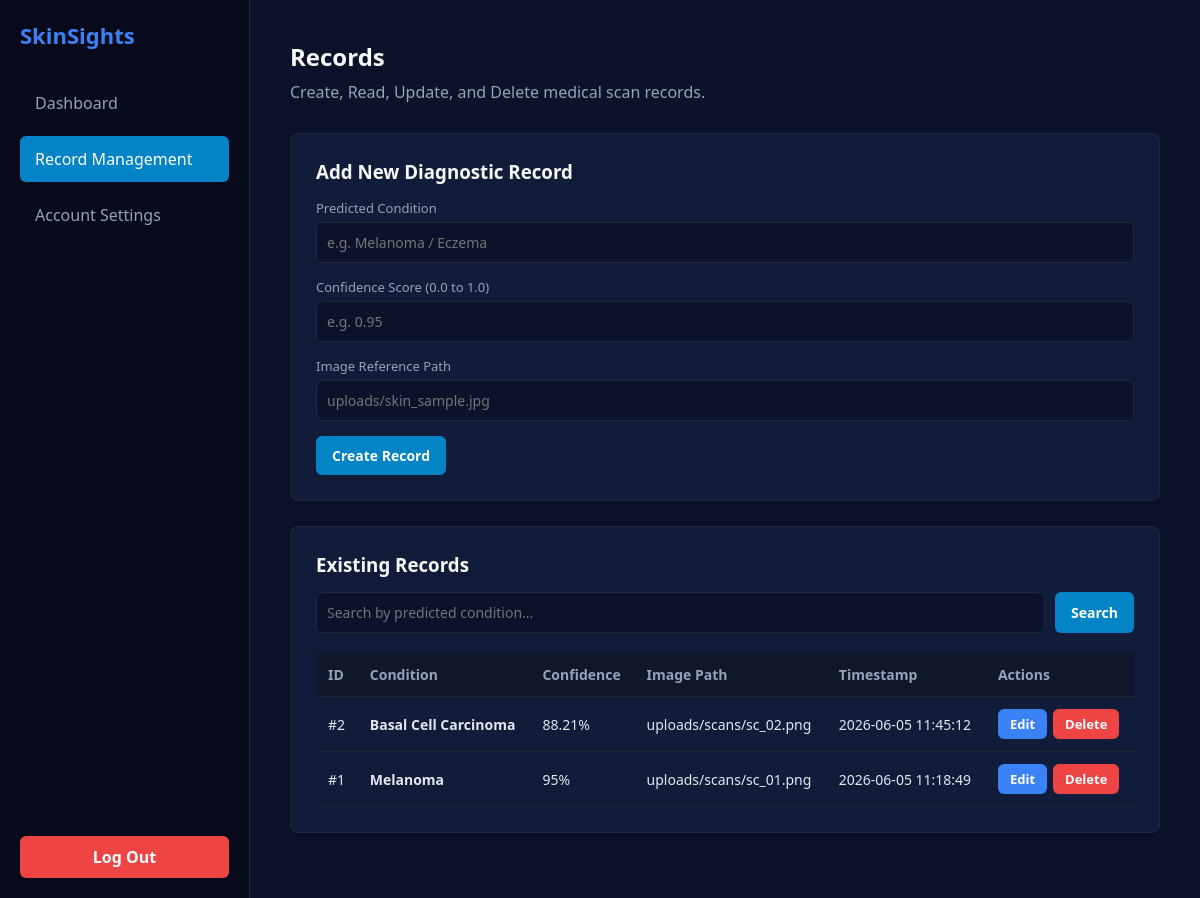
Page /manage_records.php (signed in) on the committed database.
### tables this page shows
CREATE TABLE `detection_log` (
  `log_id` int(11) NOT NULL,
  `user_id` int(11) NOT NULL,
  `image_path` varchar(255) NOT NULL,
  `predicted_diseases` varchar(100) NOT NULL,
  `confidence_score` decimal(5,4) NOT NULL,
  `log_timestamp` datetime NOT NULL DEFAULT current_timestamp()
);

### manage_records.php (the view, shortened to what this page needs)
<?php
require_once 'db.php';
$user_id = $_SESSION['user_id'];
$is_admin = ($_SESSION['user_type_id'] ?? 3) == 1;
$search = trim($_GET['search'] ?? '');
$searchParam = "%$search%";
if ($is_admin) {
    if (!empty($search)) {
        $stmt = $conn->prepare("SELECT d.*, u.user_username FROM detection_log d LEFT JOIN user u ON d.user_id = u.user_id WHERE d.predicted_diseases LIKE ? OR u.user_username LIKE ? ORDER BY d.log_timestamp DESC");
        $stmt->bind_param("ss", $searchParam, $searchParam);
        $stmt->execute();
        $result = $stmt->get_result();
    } else {
        $result = $conn->query("SELECT d.*, u.user_username FROM detection_log d LEFT JOIN user u ON d.user_id = u.user_id ORDER BY d.log_timestamp DESC");
    }
} else {
    if (!empty($search)) {
        $stmt = $conn->prepare("SELECT * FROM detection_log WHERE user_id = ? AND predicted_diseases LIKE ? ORDER BY log_timestamp DESC");
        $stmt->bind_param("is", $user_id, $searchParam);
    } else {
        $stmt = $conn->prepare("SELECT * FROM detection_log WHERE user_id = ? ORDER BY log_timestamp DESC");
        $stmt->bind_param("i", $user_id);
    }
    $stmt->execute();
    $result = $stmt->get_result();
}
?>
<!DOCTYPE html>
<html lang="en">
<head>
</head>
<body>
<div class="sidebar">
    <div>
        <div class="sidebar-brand">SkinSights</div>
        <div class="nav-links">
            <a href="dashboard.php" class="nav-link <?php echo basename($_SERVER['PHP_SELF']) == 'dashboard.php' ? 'active' : ''; ?>">Dashboard</a>
            <a href="manage_records.php" class="nav-link <?php echo basename($_SERVER['PHP_SELF']) == 'manage_records.php' ? 'active' : ''; ?>">Record Management</a>
            <a href="change_password.php" class="nav-link <?php echo basename($_SERVER['PHP_SELF']) == 'change_password.php' ? 'active' : ''; ?>">Account Settings</a>
        </div>
    </div>
    <div>
        <a href="logout.php" class="logout-btn">Log Out</a>
    </div>
</div>
<div class="main-content">
    <h2>Records</h2>
    <p class="subtitle">Create, Read, Update, and Delete medical scan records.</p>
    <div class="card">
        <h3 id="form-title" style="margin-bottom: 15px; color: #f8fafc;">Add New Diagnostic Record</h3>
        <form method="POST" id="record-form">
            <label style="color: #94a3b8; font-size: 13px; display:block; margin-bottom:5px;">Predicted Condition</label>
            <input type="text" name="predicted_diseases" id="predicted_diseases" placeholder="e.g. Melanoma / Eczema" required>
            <label style="color: #94a3b8; font-size: 13px; display:block; margin-bottom:5px;">Confidence Score (0.0 to 1.0)</label>
            <input type="number" step="0.01" min="0" max="1" name="confidence_score" id="confidence_score" placeholder="e.g. 0.95" required>
            <label style="color: #94a3b8; font-size: 13px; display:block; margin-bottom:5px;">Image Reference Path</label>
            <input type="text" name="image_path" id="image_path" placeholder="uploads/skin_sample.jpg" required>
            <div style="display: flex; align-items: center;">
                <button type="submit" id="submit-btn">Create Record</button>
            </div>
        </form>
    </div>
    <div class="card">
        <h3 style="margin-bottom: 15px; color: #f8fafc;">Existing Records</h3>
        <form method="GET" style="display: flex; gap: 10px; margin-bottom: 20px;">
            <input type="text" name="search" placeholder="<?php echo $is_admin ? 'Search by condition or username...' : 'Search by predicted condition...'; ?>" value="<?php echo htmlspecialchars($search); ?>" style="margin-bottom: 0;">
            <button type="submit" style="white-space: nowrap;">Search</button>
        </form>
        <table>
            <thead>
                <tr>
                    <th>ID</th>
                    <th>Condition</th>
                    <th>Confidence</th>
                    <th>Image Path</th>
                    <th>Timestamp</th>
                    <th>Actions</th>
                </tr>
            </thead>
            <tbody>
                <?php if ($result && $result->num_rows > 0): ?>
                    <?php while ($row = $result->fetch_assoc()): ?>
                    <tr>
                        <td>#<?php echo $row['log_id']; ?></td>
                        <td><strong><?php echo htmlspecialchars($row['predicted_diseases']); ?></strong></td>
                        <td><?php echo (floatval($row['confidence_score']) * 100) . '%'; ?></td>
                        <td><?php echo htmlspecialchars($row['image_path']); ?></td>
                        <td><?php echo $row['log_timestamp']; ?></td>
                        <td>
                            <div style="display: flex; gap: 6px; align-items: center;">
                                <button type="button" class="btn-edit" onclick="editRecord(<?php echo $row['log_id']; ?>, '<?php echo htmlspecialchars(addslashes($row['predicted_diseases']), ENT_QUOTES); ?>', <?php echo $row['confidence_score']; ?>, '<?php echo htmlspecialchars(addslashes($row['image_path']), ENT_QUOTES); ?>')">Edit</button>
                                <form method="POST" onsubmit="return confirm('Are you sure you want to delete this record?');" style="display:inline;">
                                    <button type="submit" class="btn-danger">Delete</button>
                                </form>
                            </div>
                        </td>
                    </tr>
                    <?php endwhile; ?>
                <?php else: ?>
                    <tr><td colspan="<?php echo $is_admin ? 7 : 6; ?>" style="text-align: center; color: #94a3b8;">No records found.</td></tr>
                <?php endif; ?>
            </tbody>
        </table>
    </div>
</div>
</body>
</html>

### manage_records.php (style rules this page uses)
* { box-sizing: border-box; margin: 0; padding: 0; font-family: 'Segoe UI', Tahoma, Geneva, Verdana, sans-serif; }
body { background-color: #0b132b; color: #fff; display: flex; height: 100vh; overflow: hidden; }
.sidebar { width: 250px; background-color: #070a1a; display: flex; flex-direction: column; justify-content: space-between; padding: 20px; border-right: 1px solid #1e293b; }
.sidebar-brand { font-size: 22px; font-weight: bold; color: #3b82f6; margin-bottom: 30px; }
.nav-links { display: flex; flex-direction: column; gap: 10px; flex: 1; }
.nav-link { color: #94a3b8; text-decoration: none; padding: 12px 15px; border-radius: 6px; font-weight: 500; transition: 0.2s; }
.nav-link:hover, .nav-link.active { background-color: #0284c7; color: #fff; }
.logout-btn { background-color: #ef4444; color: white; text-align: center; padding: 10px; border-radius: 6px; text-decoration: none; font-weight: bold; display: block; }
.main-content { flex: 1; padding: 40px; overflow-y: auto; background-color: #0b132b; }
h2 { font-size: 24px; margin-bottom: 8px; color: #f8fafc; }
p.subtitle { color: #94a3b8; margin-bottom: 30px; }
.card { background-color: #111c3a; padding: 25px; border-radius: 8px; border: 1px solid #1e293b; margin-bottom: 25px; box-shadow: 0 4px 6px rgba(0,0,0,0.2); }
table { width: 100%; border-collapse: collapse; margin-top: 15px; }
th, td { padding: 12px; border-bottom: 1px solid #1e293b; text-align: left; color: #e2e8f0; font-size: 14px; }
th { color: #94a3b8; font-weight: 600; background-color: #0f172a; }
input, select { background-color: #0b132b; color: #fff; border: 1px solid #1e293b; padding: 10px; border-radius: 6px; width: 100%; margin-bottom: 15px; font-size: 14px; outline: none; }
button { background-color: #0284c7; color: white; border: none; padding: 10px 16px; border-radius: 6px; cursor: pointer; font-weight: bold; font-size: 14px; transition: 0.2s; }
.btn-edit { background-color: #3b82f6; padding: 6px 12px; font-size: 13px; }
.btn-danger { background-color: #ef4444; padding: 6px 12px; font-size: 13px; }

### rows in the picture
detection_log: log_id "2", predicted_diseases "Basal Cell Carcinoma", floatval($row['confidence_score'])*100 "88.21", image_path "uploads/scans/sc_02.png", log_timestamp "2026-06-05 11:45:12"
detection_log: log_id "1", predicted_diseases "Melanoma", floatval($row['confidence_score'])*100 "95", image_path "uploads/scans/sc_01.png", log_timestamp "2026-06-05 11:18:49"
